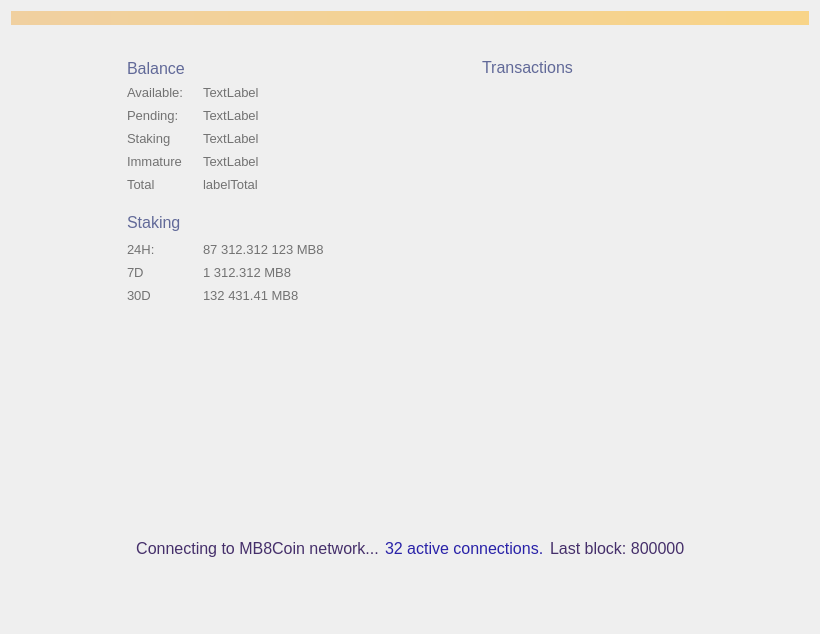
<?xml version="1.0" encoding="UTF-8"?>
<ui version="4.0">
 <class>OverviewPage</class>
 <widget class="QWidget" name="OverviewPage">
  <property name="geometry">
   <rect>
    <x>0</x>
    <y>0</y>
    <width>820</width>
    <height>634</height>
   </rect>
  </property>
  <property name="sizePolicy">
   <sizepolicy hsizetype="MinimumExpanding" vsizetype="MinimumExpanding">
    <horstretch>0</horstretch>
    <verstretch>0</verstretch>
   </sizepolicy>
  </property>
  <property name="maximumSize">
   <size>
    <width>16777215</width>
    <height>16777215</height>
   </size>
  </property>
  <property name="windowTitle">
   <string>Form</string>
  </property>
  <property name="styleSheet">
   <string notr="true"/>
  </property>
  <layout class="QVBoxLayout" name="topLayout">
   <item>
    <widget class="QLabel" name="labelAlerts">
     <property name="visible">
      <bool>false</bool>
     </property>
     <property name="styleSheet">
      <string notr="true">background-color: qlineargradient(x1: 0, y1: 0, x2: 1, y2: 0, stop:0 #F0D0A0, stop:1 #F8D488); color:#000000;</string>
     </property>
     <property name="wordWrap">
      <bool>true</bool>
     </property>
     <property name="margin">
      <number>3</number>
     </property>
    </widget>
   </item>
   <item>
    <spacer name="verticalSpacer">
     <property name="orientation">
      <enum>Qt::Vertical</enum>
     </property>
     <property name="sizeType">
      <enum>QSizePolicy::Fixed</enum>
     </property>
     <property name="sizeHint" stdset="0">
      <size>
       <width>20</width>
       <height>20</height>
      </size>
     </property>
    </spacer>
   </item>
   <item>
    <layout class="QHBoxLayout" name="horizontalLayout_2">
     <property name="sizeConstraint">
      <enum>QLayout::SetMinimumSize</enum>
     </property>
     <item>
      <spacer name="horizontalSpacer">
       <property name="orientation">
        <enum>Qt::Horizontal</enum>
       </property>
       <property name="sizeType">
        <enum>QSizePolicy::Fixed</enum>
       </property>
       <property name="sizeHint" stdset="0">
        <size>
         <width>100</width>
         <height>20</height>
        </size>
       </property>
      </spacer>
     </item>
     <item>
      <layout class="QVBoxLayout" name="verticalLayout_2">
       <property name="sizeConstraint">
        <enum>QLayout::SetNoConstraint</enum>
       </property>
       <property name="leftMargin">
        <number>16</number>
       </property>
       <property name="topMargin">
        <number>7</number>
       </property>
       <property name="rightMargin">
        <number>16</number>
       </property>
       <property name="bottomMargin">
        <number>16</number>
       </property>
       <item>
        <layout class="QHBoxLayout" name="horizontalLayout_3">
         <property name="spacing">
          <number>0</number>
         </property>
         <item>
          <widget class="QLabel" name="label_4">
           <property name="sizePolicy">
            <sizepolicy hsizetype="Minimum" vsizetype="Preferred">
             <horstretch>0</horstretch>
             <verstretch>0</verstretch>
            </sizepolicy>
           </property>
           <property name="font">
            <font>
             <pointsize>-1</pointsize>
            </font>
           </property>
           <property name="styleSheet">
            <string notr="true">color: #616998; text-transform: uppercase; font-size: 16px</string>
           </property>
           <property name="text">
            <string>Balance</string>
           </property>
          </widget>
         </item>
         <item>
          <spacer name="horizontalSpacer_11">
           <property name="orientation">
            <enum>Qt::Horizontal</enum>
           </property>
           <property name="sizeType">
            <enum>QSizePolicy::Maximum</enum>
           </property>
           <property name="sizeHint" stdset="0">
            <size>
             <width>10</width>
             <height>20</height>
            </size>
           </property>
          </spacer>
         </item>
         <item>
          <widget class="QPushButton" name="labelWalletStatus">
           <property name="maximumSize">
            <size>
             <width>22</width>
             <height>22</height>
            </size>
           </property>
           <property name="baseSize">
            <size>
             <width>22</width>
             <height>22</height>
            </size>
           </property>
           <property name="styleSheet">
            <string notr="true">border: 0</string>
           </property>
           <property name="text">
            <string/>
           </property>
           <property name="flat">
            <bool>true</bool>
           </property>
          </widget>
         </item>
         <item>
          <spacer name="horizontalSpacer_10">
           <property name="orientation">
            <enum>Qt::Horizontal</enum>
           </property>
           <property name="sizeHint" stdset="0">
            <size>
             <width>40</width>
             <height>20</height>
            </size>
           </property>
          </spacer>
         </item>
        </layout>
       </item>
       <item>
        <layout class="QHBoxLayout" name="horizontalLayout_4">
         <item>
          <layout class="QFormLayout" name="formLayout">
           <property name="sizeConstraint">
            <enum>QLayout::SetNoConstraint</enum>
           </property>
           <property name="labelAlignment">
            <set>Qt::AlignLeading|Qt::AlignLeft|Qt::AlignVCenter</set>
           </property>
           <property name="verticalSpacing">
            <number>-1</number>
           </property>
           <item row="0" column="0">
            <widget class="QLabel" name="label_5">
             <property name="sizePolicy">
              <sizepolicy hsizetype="Minimum" vsizetype="Preferred">
               <horstretch>0</horstretch>
               <verstretch>0</verstretch>
              </sizepolicy>
             </property>
             <property name="minimumSize">
              <size>
               <width>70</width>
               <height>17</height>
              </size>
             </property>
             <property name="maximumSize">
              <size>
               <width>70</width>
               <height>17</height>
              </size>
             </property>
             <property name="font">
              <font>
               <pointsize>10</pointsize>
               <weight>50</weight>
               <bold>false</bold>
               <stylestrategy>PreferAntialias</stylestrategy>
              </font>
             </property>
             <property name="styleSheet">
              <string notr="true">color: #727272</string>
             </property>
             <property name="text">
              <string>Available:</string>
             </property>
             <property name="alignment">
              <set>Qt::AlignLeading|Qt::AlignLeft|Qt::AlignVCenter</set>
             </property>
            </widget>
           </item>
           <item row="0" column="1">
            <widget class="QLabel" name="labelBalance">
             <property name="font">
              <font>
               <pointsize>10</pointsize>
               <weight>50</weight>
               <bold>false</bold>
               <stylestrategy>PreferAntialias</stylestrategy>
              </font>
             </property>
             <property name="styleSheet">
              <string notr="true">color: #727272</string>
             </property>
             <property name="text">
              <string>TextLabel</string>
             </property>
             <property name="alignment">
              <set>Qt::AlignLeading|Qt::AlignLeft|Qt::AlignVCenter</set>
             </property>
            </widget>
           </item>
           <item row="1" column="0">
            <widget class="QLabel" name="label_7">
             <property name="sizePolicy">
              <sizepolicy hsizetype="Minimum" vsizetype="Preferred">
               <horstretch>0</horstretch>
               <verstretch>0</verstretch>
              </sizepolicy>
             </property>
             <property name="minimumSize">
              <size>
               <width>70</width>
               <height>17</height>
              </size>
             </property>
             <property name="maximumSize">
              <size>
               <width>70</width>
               <height>17</height>
              </size>
             </property>
             <property name="font">
              <font>
               <pointsize>10</pointsize>
               <weight>50</weight>
               <bold>false</bold>
               <stylestrategy>PreferAntialias</stylestrategy>
              </font>
             </property>
             <property name="styleSheet">
              <string notr="true">color: #727272</string>
             </property>
             <property name="text">
              <string>Pending:</string>
             </property>
             <property name="alignment">
              <set>Qt::AlignLeading|Qt::AlignLeft|Qt::AlignVCenter</set>
             </property>
            </widget>
           </item>
           <item row="1" column="1">
            <widget class="QLabel" name="labelUnconfirmed">
             <property name="font">
              <font>
               <pointsize>10</pointsize>
               <weight>50</weight>
               <bold>false</bold>
               <stylestrategy>PreferAntialias</stylestrategy>
              </font>
             </property>
             <property name="styleSheet">
              <string notr="true">color: #727272</string>
             </property>
             <property name="text">
              <string>TextLabel</string>
             </property>
             <property name="alignment">
              <set>Qt::AlignLeading|Qt::AlignLeft|Qt::AlignVCenter</set>
             </property>
            </widget>
           </item>
           <item row="3" column="0">
            <widget class="QLabel" name="labelImmatureText">
             <property name="sizePolicy">
              <sizepolicy hsizetype="Minimum" vsizetype="Preferred">
               <horstretch>0</horstretch>
               <verstretch>0</verstretch>
              </sizepolicy>
             </property>
             <property name="minimumSize">
              <size>
               <width>70</width>
               <height>17</height>
              </size>
             </property>
             <property name="maximumSize">
              <size>
               <width>70</width>
               <height>17</height>
              </size>
             </property>
             <property name="font">
              <font>
               <pointsize>10</pointsize>
               <weight>50</weight>
               <bold>false</bold>
               <stylestrategy>PreferAntialias</stylestrategy>
              </font>
             </property>
             <property name="styleSheet">
              <string notr="true">color: #727272</string>
             </property>
             <property name="text">
              <string>Immature</string>
             </property>
             <property name="alignment">
              <set>Qt::AlignLeading|Qt::AlignLeft|Qt::AlignVCenter</set>
             </property>
            </widget>
           </item>
           <item row="3" column="1">
            <widget class="QLabel" name="labelImmature">
             <property name="font">
              <font>
               <pointsize>10</pointsize>
               <weight>50</weight>
               <bold>false</bold>
               <stylestrategy>PreferAntialias</stylestrategy>
              </font>
             </property>
             <property name="styleSheet">
              <string notr="true">color: #727272</string>
             </property>
             <property name="text">
              <string>TextLabel</string>
             </property>
             <property name="alignment">
              <set>Qt::AlignLeading|Qt::AlignLeft|Qt::AlignVCenter</set>
             </property>
            </widget>
           </item>
           <item row="4" column="0">
            <widget class="QLabel" name="label_8">
             <property name="sizePolicy">
              <sizepolicy hsizetype="Minimum" vsizetype="Preferred">
               <horstretch>0</horstretch>
               <verstretch>0</verstretch>
              </sizepolicy>
             </property>
             <property name="minimumSize">
              <size>
               <width>70</width>
               <height>17</height>
              </size>
             </property>
             <property name="maximumSize">
              <size>
               <width>70</width>
               <height>17</height>
              </size>
             </property>
             <property name="font">
              <font>
               <pointsize>10</pointsize>
               <weight>50</weight>
               <bold>false</bold>
               <stylestrategy>PreferAntialias</stylestrategy>
              </font>
             </property>
             <property name="styleSheet">
              <string notr="true">color: #727272</string>
             </property>
             <property name="text">
              <string>Total</string>
             </property>
             <property name="alignment">
              <set>Qt::AlignLeading|Qt::AlignLeft|Qt::AlignVCenter</set>
             </property>
            </widget>
           </item>
           <item row="4" column="1">
            <widget class="QLabel" name="labelTotal">
             <property name="font">
              <font>
               <pointsize>10</pointsize>
               <weight>50</weight>
               <bold>false</bold>
               <stylestrategy>PreferAntialias</stylestrategy>
              </font>
             </property>
             <property name="styleSheet">
              <string notr="true">color: #727272</string>
             </property>
             <property name="text">
              <string>labelTotal</string>
             </property>
             <property name="alignment">
              <set>Qt::AlignLeading|Qt::AlignLeft|Qt::AlignVCenter</set>
             </property>
            </widget>
           </item>
           <item row="2" column="1">
            <widget class="QLabel" name="labelStaking">
             <property name="font">
              <font>
               <pointsize>10</pointsize>
               <weight>50</weight>
               <bold>false</bold>
               <stylestrategy>PreferAntialias</stylestrategy>
              </font>
             </property>
             <property name="styleSheet">
              <string notr="true">color: #727272</string>
             </property>
             <property name="text">
              <string>TextLabel</string>
             </property>
             <property name="alignment">
              <set>Qt::AlignLeading|Qt::AlignLeft|Qt::AlignVCenter</set>
             </property>
            </widget>
           </item>
           <item row="2" column="0">
            <widget class="QLabel" name="labelStakingText">
             <property name="sizePolicy">
              <sizepolicy hsizetype="Minimum" vsizetype="Preferred">
               <horstretch>0</horstretch>
               <verstretch>0</verstretch>
              </sizepolicy>
             </property>
             <property name="minimumSize">
              <size>
               <width>70</width>
               <height>17</height>
              </size>
             </property>
             <property name="maximumSize">
              <size>
               <width>70</width>
               <height>17</height>
              </size>
             </property>
             <property name="font">
              <font>
               <pointsize>10</pointsize>
               <weight>50</weight>
               <bold>false</bold>
               <stylestrategy>PreferAntialias</stylestrategy>
              </font>
             </property>
             <property name="styleSheet">
              <string notr="true">color: #727272</string>
             </property>
             <property name="text">
              <string>Staking</string>
             </property>
             <property name="alignment">
              <set>Qt::AlignLeading|Qt::AlignLeft|Qt::AlignVCenter</set>
             </property>
            </widget>
           </item>
          </layout>
         </item>
         <item>
          <spacer name="horizontalSpacer_4">
           <property name="orientation">
            <enum>Qt::Horizontal</enum>
           </property>
           <property name="sizeHint" stdset="0">
            <size>
             <width>40</width>
             <height>20</height>
            </size>
           </property>
          </spacer>
         </item>
        </layout>
       </item>
       <item>
        <spacer name="verticalSpacer_5">
         <property name="orientation">
          <enum>Qt::Vertical</enum>
         </property>
         <property name="sizeType">
          <enum>QSizePolicy::Maximum</enum>
         </property>
         <property name="sizeHint" stdset="0">
          <size>
           <width>20</width>
           <height>10</height>
          </size>
         </property>
        </spacer>
       </item>
       <item>
        <layout class="QHBoxLayout" name="horizontalLayout_7">
         <property name="spacing">
          <number>0</number>
         </property>
         <item>
          <widget class="QLabel" name="label_11">
           <property name="font">
            <font>
             <pointsize>-1</pointsize>
            </font>
           </property>
           <property name="styleSheet">
            <string notr="true">color: #616998; text-transform: uppercase; font-size: 16px</string>
           </property>
           <property name="text">
            <string>Staking</string>
           </property>
           <property name="alignment">
            <set>Qt::AlignLeading|Qt::AlignLeft|Qt::AlignVCenter</set>
           </property>
          </widget>
         </item>
         <item>
          <spacer name="horizontalSpacer_8">
           <property name="orientation">
            <enum>Qt::Horizontal</enum>
           </property>
           <property name="sizeType">
            <enum>QSizePolicy::Maximum</enum>
           </property>
           <property name="sizeHint" stdset="0">
            <size>
             <width>10</width>
             <height>20</height>
            </size>
           </property>
          </spacer>
         </item>
         <item>
          <widget class="QPushButton" name="unlockStakingButton">
           <property name="minimumSize">
            <size>
             <width>26</width>
             <height>26</height>
            </size>
           </property>
           <property name="maximumSize">
            <size>
             <width>26</width>
             <height>26</height>
            </size>
           </property>
           <property name="styleSheet">
            <string notr="true">border: 0</string>
           </property>
           <property name="text">
            <string/>
           </property>
          </widget>
         </item>
         <item>
          <spacer name="horizontalSpacer_9">
           <property name="orientation">
            <enum>Qt::Horizontal</enum>
           </property>
           <property name="sizeHint" stdset="0">
            <size>
             <width>40</width>
             <height>20</height>
            </size>
           </property>
          </spacer>
         </item>
        </layout>
       </item>
       <item>
        <layout class="QHBoxLayout" name="horizontalLayout_6">
         <item>
          <layout class="QFormLayout" name="formLayout_2">
           <property name="labelAlignment">
            <set>Qt::AlignLeading|Qt::AlignLeft|Qt::AlignVCenter</set>
           </property>
           <item row="1" column="0">
            <widget class="QLabel" name="label_10">
             <property name="sizePolicy">
              <sizepolicy hsizetype="Minimum" vsizetype="Preferred">
               <horstretch>0</horstretch>
               <verstretch>0</verstretch>
              </sizepolicy>
             </property>
             <property name="minimumSize">
              <size>
               <width>70</width>
               <height>17</height>
              </size>
             </property>
             <property name="maximumSize">
              <size>
               <width>70</width>
               <height>17</height>
              </size>
             </property>
             <property name="font">
              <font>
               <pointsize>10</pointsize>
               <weight>50</weight>
               <bold>false</bold>
               <stylestrategy>PreferAntialias</stylestrategy>
              </font>
             </property>
             <property name="styleSheet">
              <string notr="true">color: #727272</string>
             </property>
             <property name="text">
              <string>24H:</string>
             </property>
             <property name="alignment">
              <set>Qt::AlignLeading|Qt::AlignLeft|Qt::AlignVCenter</set>
             </property>
            </widget>
           </item>
           <item row="1" column="1">
            <widget class="QLabel" name="label24hStakingStats">
             <property name="font">
              <font>
               <pointsize>10</pointsize>
               <weight>50</weight>
               <bold>false</bold>
               <stylestrategy>PreferAntialias</stylestrategy>
               <kerning>false</kerning>
              </font>
             </property>
             <property name="styleSheet">
              <string notr="true">color: #727272</string>
             </property>
             <property name="text">
              <string>87 312.312 123 MB8</string>
             </property>
             <property name="alignment">
              <set>Qt::AlignLeading|Qt::AlignLeft|Qt::AlignVCenter</set>
             </property>
            </widget>
           </item>
           <item row="2" column="0">
            <widget class="QLabel" name="label_13">
             <property name="sizePolicy">
              <sizepolicy hsizetype="Minimum" vsizetype="Preferred">
               <horstretch>0</horstretch>
               <verstretch>0</verstretch>
              </sizepolicy>
             </property>
             <property name="minimumSize">
              <size>
               <width>70</width>
               <height>17</height>
              </size>
             </property>
             <property name="maximumSize">
              <size>
               <width>70</width>
               <height>17</height>
              </size>
             </property>
             <property name="font">
              <font>
               <pointsize>10</pointsize>
               <weight>50</weight>
               <bold>false</bold>
               <stylestrategy>PreferAntialias</stylestrategy>
               <kerning>false</kerning>
              </font>
             </property>
             <property name="styleSheet">
              <string notr="true">color: #727272</string>
             </property>
             <property name="text">
              <string>7D</string>
             </property>
             <property name="alignment">
              <set>Qt::AlignLeading|Qt::AlignLeft|Qt::AlignVCenter</set>
             </property>
            </widget>
           </item>
           <item row="2" column="1">
            <widget class="QLabel" name="label7dStakingStats">
             <property name="font">
              <font>
               <pointsize>10</pointsize>
               <weight>50</weight>
               <bold>false</bold>
               <stylestrategy>PreferAntialias</stylestrategy>
               <kerning>false</kerning>
              </font>
             </property>
             <property name="styleSheet">
              <string notr="true">color: #727272</string>
             </property>
             <property name="text">
              <string>1 312.312 MB8</string>
             </property>
             <property name="alignment">
              <set>Qt::AlignLeading|Qt::AlignLeft|Qt::AlignVCenter</set>
             </property>
            </widget>
           </item>
           <item row="3" column="0">
            <widget class="QLabel" name="label_14">
             <property name="sizePolicy">
              <sizepolicy hsizetype="Minimum" vsizetype="Preferred">
               <horstretch>0</horstretch>
               <verstretch>0</verstretch>
              </sizepolicy>
             </property>
             <property name="minimumSize">
              <size>
               <width>70</width>
               <height>17</height>
              </size>
             </property>
             <property name="maximumSize">
              <size>
               <width>70</width>
               <height>17</height>
              </size>
             </property>
             <property name="font">
              <font>
               <pointsize>10</pointsize>
               <weight>50</weight>
               <bold>false</bold>
               <stylestrategy>PreferAntialias</stylestrategy>
               <kerning>false</kerning>
              </font>
             </property>
             <property name="styleSheet">
              <string notr="true">color: #727272</string>
             </property>
             <property name="text">
              <string>30D</string>
             </property>
             <property name="alignment">
              <set>Qt::AlignLeading|Qt::AlignLeft|Qt::AlignVCenter</set>
             </property>
            </widget>
           </item>
           <item row="3" column="1">
            <widget class="QLabel" name="label30dStakingStats">
             <property name="font">
              <font>
               <pointsize>10</pointsize>
               <weight>50</weight>
               <bold>false</bold>
               <stylestrategy>PreferAntialias</stylestrategy>
               <kerning>false</kerning>
              </font>
             </property>
             <property name="styleSheet">
              <string notr="true">color: #727272</string>
             </property>
             <property name="text">
              <string>132 431.41 MB8</string>
             </property>
             <property name="alignment">
              <set>Qt::AlignLeading|Qt::AlignLeft|Qt::AlignVCenter</set>
             </property>
            </widget>
           </item>
          </layout>
         </item>
         <item>
          <spacer name="horizontalSpacer_7">
           <property name="orientation">
            <enum>Qt::Horizontal</enum>
           </property>
           <property name="sizeHint" stdset="0">
            <size>
             <width>40</width>
             <height>20</height>
            </size>
           </property>
          </spacer>
         </item>
        </layout>
       </item>
       <item>
        <widget class="QLabel" name="stakingStatusLabel">
         <property name="sizePolicy">
          <sizepolicy hsizetype="Expanding" vsizetype="Preferred">
           <horstretch>0</horstretch>
           <verstretch>0</verstretch>
          </sizepolicy>
         </property>
         <property name="minimumSize">
          <size>
           <width>235</width>
           <height>0</height>
          </size>
         </property>
         <property name="maximumSize">
          <size>
           <width>235</width>
           <height>16777215</height>
          </size>
         </property>
         <property name="styleSheet">
          <string notr="true">color: #616998;  font-size: 13px; margin-top:6px</string>
         </property>
         <property name="text">
          <string/>
         </property>
         <property name="wordWrap">
          <bool>true</bool>
         </property>
        </widget>
       </item>
       <item>
        <widget class="QLabel" name="votingStatusLabel">
         <property name="sizePolicy">
          <sizepolicy hsizetype="Expanding" vsizetype="Preferred">
           <horstretch>0</horstretch>
           <verstretch>0</verstretch>
          </sizepolicy>
         </property>
         <property name="minimumSize">
          <size>
           <width>235</width>
           <height>0</height>
          </size>
         </property>
         <property name="maximumSize">
          <size>
           <width>235</width>
           <height>16777215</height>
          </size>
         </property>
         <property name="styleSheet">
          <string notr="true">color: #616998;  font-size: 13px; margin-top:6px</string>
         </property>
         <property name="text">
          <string/>
         </property>
         <property name="wordWrap">
          <bool>true</bool>
         </property>
        </widget>
       </item>
       <item>
        <spacer name="verticalSpacer_4">
         <property name="orientation">
          <enum>Qt::Vertical</enum>
         </property>
         <property name="sizeHint" stdset="0">
          <size>
           <width>20</width>
           <height>40</height>
          </size>
         </property>
        </spacer>
       </item>
      </layout>
     </item>
     <item>
      <spacer name="horizontalSpacer_2">
       <property name="orientation">
        <enum>Qt::Horizontal</enum>
       </property>
       <property name="sizeType">
        <enum>QSizePolicy::Fixed</enum>
       </property>
       <property name="sizeHint" stdset="0">
        <size>
         <width>80</width>
         <height>20</height>
        </size>
       </property>
      </spacer>
     </item>
     <item>
      <layout class="QVBoxLayout" name="verticalLayout_3">
       <property name="leftMargin">
        <number>16</number>
       </property>
       <property name="topMargin">
        <number>7</number>
       </property>
       <property name="rightMargin">
        <number>16</number>
       </property>
       <property name="bottomMargin">
        <number>16</number>
       </property>
       <item>
        <layout class="QVBoxLayout" name="verticalLayout_4">
         <item>
          <layout class="QHBoxLayout" name="horizontalLayout_5">
           <item>
            <widget class="QLabel" name="label_12">
             <property name="sizePolicy">
              <sizepolicy hsizetype="Preferred" vsizetype="Maximum">
               <horstretch>0</horstretch>
               <verstretch>0</verstretch>
              </sizepolicy>
             </property>
             <property name="maximumSize">
              <size>
               <width>16777215</width>
               <height>19</height>
              </size>
             </property>
             <property name="font">
              <font>
               <pointsize>-1</pointsize>
              </font>
             </property>
             <property name="styleSheet">
              <string notr="true">color: #616998; text-transform: uppercase; font-size: 16px;</string>
             </property>
             <property name="text">
              <string>Transactions</string>
             </property>
            </widget>
           </item>
           <item>
            <spacer name="horizontalSpacer_12">
             <property name="orientation">
              <enum>Qt::Horizontal</enum>
             </property>
             <property name="sizeHint" stdset="0">
              <size>
               <width>40</width>
               <height>20</height>
              </size>
             </property>
            </spacer>
           </item>
          </layout>
         </item>
         <item>
          <spacer name="verticalSpacer_6">
           <property name="orientation">
            <enum>Qt::Vertical</enum>
           </property>
           <property name="sizeType">
            <enum>QSizePolicy::Maximum</enum>
           </property>
           <property name="sizeHint" stdset="0">
            <size>
             <width>20</width>
             <height>4</height>
            </size>
           </property>
          </spacer>
         </item>
         <item>
          <widget class="ListView" name="listTransactions" native="true">
           <property name="styleSheet">
            <string notr="true">background: transparent;border:0</string>
           </property>
          </widget>
         </item>
        </layout>
       </item>
      </layout>
     </item>
     <item>
      <spacer name="horizontalSpacer_3">
       <property name="orientation">
        <enum>Qt::Horizontal</enum>
       </property>
       <property name="sizeType">
        <enum>QSizePolicy::Fixed</enum>
       </property>
       <property name="sizeHint" stdset="0">
        <size>
         <width>100</width>
         <height>20</height>
        </size>
       </property>
      </spacer>
     </item>
    </layout>
   </item>
   <item>
    <layout class="QHBoxLayout" name="horizontalLayout">
     <property name="sizeConstraint">
      <enum>QLayout::SetMinimumSize</enum>
     </property>
     <item>
      <spacer name="horizontalSpacer_5">
       <property name="orientation">
        <enum>Qt::Horizontal</enum>
       </property>
       <property name="sizeHint" stdset="0">
        <size>
         <width>40</width>
         <height>20</height>
        </size>
       </property>
      </spacer>
     </item>
     <item>
      <widget class="QLabel" name="statusTitle">
       <property name="sizePolicy">
        <sizepolicy hsizetype="Minimum" vsizetype="Preferred">
         <horstretch>0</horstretch>
         <verstretch>0</verstretch>
        </sizepolicy>
       </property>
       <property name="minimumSize">
        <size>
         <width>0</width>
         <height>60</height>
        </size>
       </property>
       <property name="font">
        <font>
         <pointsize>12</pointsize>
        </font>
       </property>
       <property name="styleSheet">
        <string notr="true">color: #452f6a</string>
       </property>
       <property name="text">
        <string>Connecting to MB8Coin network...</string>
       </property>
       <property name="alignment">
        <set>Qt::AlignCenter</set>
       </property>
      </widget>
     </item>
     <item>
      <widget class="QLabel" name="statusTitleConnections">
       <property name="sizePolicy">
        <sizepolicy hsizetype="Minimum" vsizetype="Preferred">
         <horstretch>0</horstretch>
         <verstretch>0</verstretch>
        </sizepolicy>
       </property>
       <property name="font">
        <font>
         <pointsize>12</pointsize>
        </font>
       </property>
       <property name="visible">
        <bool>false</bool>
       </property>
       <property name="styleSheet">
        <string notr="true">color: #2922a8</string>
       </property>
       <property name="text">
        <string>32 active connections.</string>
       </property>
      </widget>
     </item>
     <item>
      <widget class="QLabel" name="statusTitleBlocks">
       <property name="sizePolicy">
        <sizepolicy hsizetype="Minimum" vsizetype="Preferred">
         <horstretch>0</horstretch>
         <verstretch>0</verstretch>
        </sizepolicy>
       </property>
       <property name="font">
        <font>
         <pointsize>12</pointsize>
        </font>
       </property>
       <property name="visible">
        <bool>false</bool>
       </property>
       <property name="styleSheet">
        <string notr="true">color: #452f6a</string>
       </property>
       <property name="text">
        <string>Last block: 800000</string>
       </property>
      </widget>
     </item>
     <item>
      <spacer name="horizontalSpacer_6">
       <property name="orientation">
        <enum>Qt::Horizontal</enum>
       </property>
       <property name="sizeHint" stdset="0">
        <size>
         <width>40</width>
         <height>20</height>
        </size>
       </property>
      </spacer>
     </item>
    </layout>
   </item>
   <item>
    <spacer name="verticalSpacer_3">
     <property name="orientation">
      <enum>Qt::Vertical</enum>
     </property>
     <property name="sizeType">
      <enum>QSizePolicy::Fixed</enum>
     </property>
     <property name="sizeHint" stdset="0">
      <size>
       <width>20</width>
       <height>45</height>
      </size>
     </property>
    </spacer>
   </item>
  </layout>
 </widget>
 <customwidgets>
  <customwidget>
   <class>ListView</class>
   <extends>QWidget</extends>
   <header>listview.h</header>
  </customwidget>
 </customwidgets>
 <resources/>
 <connections/>
</ui>
